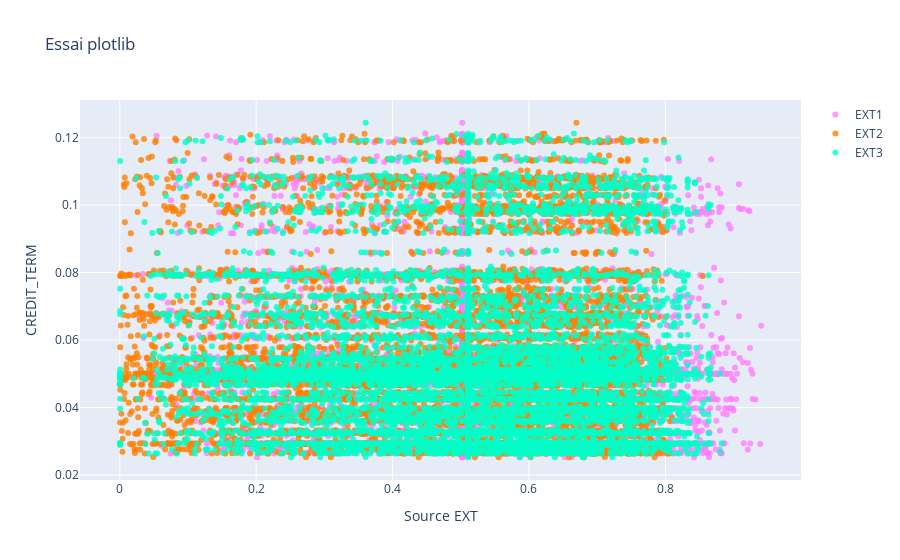

Write notebook code for a chart like this one.
### Code cell
# creating trace1
trace1 =go.Scatter(
                    x = app_plt.EXT_SOURCE_1,
                    y = app_plt.CREDIT_TERM,
                    mode = "markers",
                    name = "EXT1",
                    marker = dict(color = 'rgba(255, 128, 255, 0.8)'),
                    text= "EXT1")

# creating trace2
trace2 =go.Scatter(
                    x = app_plt.EXT_SOURCE_2,
                    y = app_plt.CREDIT_TERM,
                    mode = "markers",
                    name = "EXT2",
                    marker = dict(color = 'rgba(255, 128, 2, 0.8)'),
                    text= "EXT2")

# creating trace3
trace3 =go.Scatter(
                    x = app_plt.EXT_SOURCE_3,
                    y = app_plt.CREDIT_TERM,
                    mode = "markers",
                    name = "EXT3",
                    marker = dict(color = 'rgba(0, 255, 200, 0.8)'),
                    text= "EXT3")

data = [trace1, trace2, trace3]
layout = dict(title = 'Essai plotlib',
              xaxis= dict(title= 'Source EXT',ticklen= 5,zeroline= False),
              yaxis= dict(title= 'CREDIT_TERM',ticklen= 5,zeroline= False)
             )
fig = dict(data = data, layout = layout)
iplot(fig)

### Figure 1 — Plotly figure (JSON) as saved in the notebook; plotly's stock layout.template omitted (floating-point values rounded to 4 significant figures; data arrays with more than 128 entries replaced by an {"elided": "..."} marker saying what was removed)
{"data": [{"marker": {"color": "rgba(255, 128, 255, 0.8)"}, "mode": "markers", "name": "EXT1", "text": "EXT1", "type": "scatter", "x": {"elided": "10000 float values"}, "y": {"elided": "10000 float values"}}, {"marker": {"color": "rgba(255, 128, 2, 0.8)"}, "mode": "markers", "name": "EXT2", "text": "EXT2", "type": "scatter", "x": {"elided": "10000 float values"}, "y": {"elided": "10000 float values"}}, {"marker": {"color": "rgba(0, 255, 200, 0.8)"}, "mode": "markers", "name": "EXT3", "text": "EXT3", "type": "scatter", "x": {"elided": "10000 float values"}, "y": {"elided": "10000 float values"}}], "layout": {"title": {"text": "Essai plotlib"}, "xaxis": {"ticklen": 5, "title": {"text": "Source EXT"}, "zeroline": false}, "yaxis": {"ticklen": 5, "title": {"text": "CREDIT_TERM"}, "zeroline": false}}}
